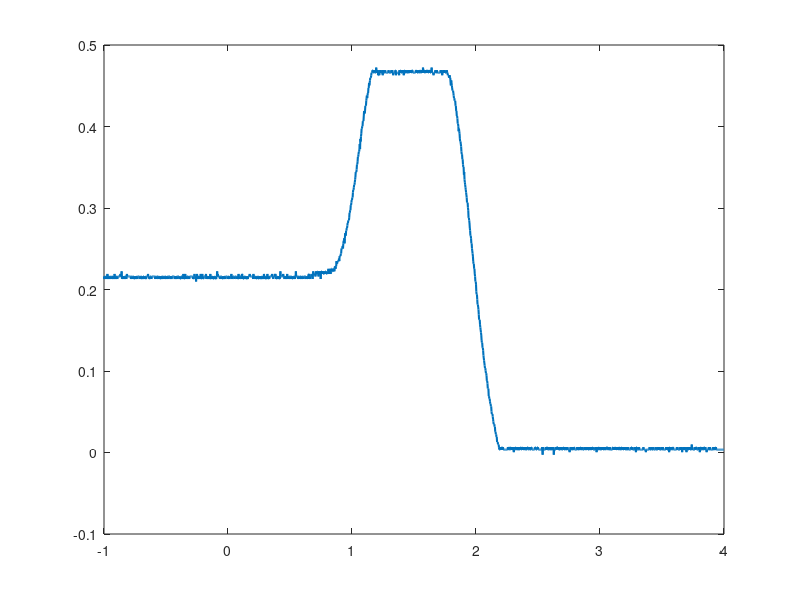

Write the MATLAB code that produced this figure. (Note: this script raises an error after producing the figure.)
%------------------- SETUP FOR FIGURE HOLD & CLEANUP ----------------------
for folding = true
    if exist('a','var') == 1
        if ishandle(a)
            p = get(a, 'Position')
        end
    end
    if exist('b','var') == 1
        if ishandle(b)
        q = get(b, 'Position')
        end
    end

    close all;
    clearvars -except p q
    clc;
end

%% ---------------------- READING DATA FROM FILE --------------------------

data = csvread('PRINT_12.CSV');

time = data(:,1)+4;  %making the time Possitive
voltage = data(:,2);

%% -------------------------- PLOTTING DATA -------------------------------

for folding = true
    if exist('p','var') == 1
        set(0, 'DefaultFigurePosition', p)
    end
end %<--setting figure position

a = figure;
plot(time, voltage, 'linewidth', 1.5);
%%
hold on;

%---------------------- CALCULATING CONSTANT VALUES -----------------------

Vmin =    mean(voltage(1321:1601,1))  %voltage mean from 2.3 to 3.0 in time

Vmax =    mean(voltage(881 :1081,1))  %voltage mean from 1.2 to 1.7 in time

equVolt = mean(voltage(1   :601 ,1))  %voltage mean from -1 to 0.5 in time

middleVolt = ( (Vmax-Vmin)/2 ) +Vmin  %mid-range voltage

%---------------------- PLOTTING REFFERENCE LINES -------------------------

Ymin = zeros(size(voltage))+Vmin;
plot(time, Ymin,...
'linestyle', '--', 'linewidth', 1.2, 'color', '[ .2 .2 .2 ]');

Ymax = zeros(size(voltage))+Vmax;
plot(time, Ymax,...
'linestyle', '--', 'linewidth', 1.2, 'color', 'r');

Yequ = zeros(size(voltage))+equVolt;
plot(time, Yequ,...
'linestyle', '--', 'linewidth', 1.2, 'color', '[ 0 .6 0 ]');

Ymiddle = zeros(size(voltage))+middleVolt;
plot(time, Ymiddle,...
'linestyle', '--', 'linewidth', 1.2, 'color', '[ .6 0 .6 ]');

%% ---------------------------- PLOT SETTINGS -------------------------------

%limmiting the axes
ylim([-.1 .5])
xlim([ 0 3 ])

%title and axis labels added
title('Potentiometer Test')
xlabel('Time (s)')
ylabel('Voltage (V)')

%adding legend
legend('Angular movement in volt',...
       'Lower limmit',...
       'Upper limmit',...
       'Equlibrium point',...
       'Mid-range',...
       'Location', 'southwest' )

%setting grid style
grid on, grid minor;
set(gca,'GridLineStyle',':', 'GridColor', 'k', 'GridAlpha', .6)

hold off;

%% ---------------------- FURTHER CALCULATIONS ----------------------------

%Prints out the voltage offset
offsetVolt = middleVolt-equVolt

%Calculating resolution for convertion to rad and deg:
resRad = (pi/2)/(Vmax-Vmin)
resDeg = 90/(Vmax-Vmin)

%Calculating 10 deg from equlibrium point on either side:
tenDegFromEquRight = (-10-3.7)/resDeg  +  middleVolt  % = 0.1651
tenDegFromEquLeft  = ( 10-3.7)/resDeg  +  middleVolt  % = 0.2679

%% ----------------------- GENERAL CONVERTION -----------------------------

%----- TO VOLTAGE ------------------------

%Degrees to Voltage                             % Remember to take the
%Volt = (inputDeg)/resDeg  +  middleVolt        % offset (3.7 deg) into
                                                % account (see graphs)
%Radians to Voltage
% Volt = (inputRad)/resRad  +  middleVolt


%----- TO ANGLE --------------------------

%Voltage to Degrees
% Deg = (inputVolt - middleVolt)*resDeg;

%Voltage to Radians
% Rad = (inputVolt - middleVolt)*resRad;


%% -------------------------- EXAMPLE USE ---------------------------------

rad = (data(:,2) - middleVolt)*resRad;
deg = (data(:,2) - middleVolt)*resDeg;


%% ---------------------- PLOTTING THE EXAMPLE ----------------------------

for folding = true 
    if exist('q','var') == 1
        set(0, 'DefaultFigurePosition', q)
    end
end %<--setting figure position

b = figure;
subplot(1,2,1)
plot(time,deg)
%setting grid style
grid on, grid minor;
set(gca,...
    'GridLineStyle',':',...
    'GridColor', 'k',...
    'GridAlpha', .6,...
    'YTick', (-50:5:50),...
    'XLim', [ -.5  4 ])
title('Degree Range of Cubli')
xlabel('Time (s)')
ylabel('Degrees (^\circ)')

hold on;%---------- PLOTTING REFFERENCE LINES -----------------------------

YminDeg = (Ymin - middleVolt) * resDeg;
plot(time, YminDeg,...
'linestyle', '--', 'linewidth', 1.2, 'color', '[ .2 .2 .2 ]');

YmaxDeg = (Ymax - middleVolt) * resDeg;
plot(time, YmaxDeg,...
'linestyle', '--', 'linewidth', 1.2, 'color', 'r');

YequDeg = (Yequ - middleVolt) * resDeg;
plot(time, YequDeg,...
'linestyle', '--', 'linewidth', 1.2, 'color', '[ 0 .6 0 ]');

YmiddleDeg = (Ymiddle - middleVolt) * resDeg;
plot(time, YmiddleDeg,...
'linestyle', '--', 'linewidth', 1.2, 'color', '[ .6 0 .6 ]');

hold off;%-----------------------------------------------------------------

subplot(1,2,2)
plot(time,rad)
%setting grid style
grid on, grid minor;
set(gca,...
    'GridLineStyle',':',...
    'GridColor', 'k',...
    'GridAlpha', .6,...
    'YTick', (-8:.1:8),...
    'YLim', [ -.9 .9 ],...
    'XLim', [ -.5  4 ])
title('Radian Range of Cubli')
xlabel('Time (s)')
ylabel('Radians (rad)')

hold on;%---------- PLOTTING REFFERENCE LINES -----------------------------

YminRad = (Ymin - middleVolt) * resRad;
plot(time, YminRad,...
'linestyle', '--', 'linewidth', 1.2, 'color', '[ .2 .2 .2 ]');

YmaxRad = (Ymax - middleVolt) * resRad;
plot(time, YmaxRad,...
'linestyle', '--', 'linewidth', 1.2, 'color', 'r');

YequRad = (Yequ - middleVolt) * resRad;
plot(time, YequRad,...
'linestyle', '--', 'linewidth', 1.2, 'color', '[ 0 .6 0 ]');

YmiddleRad = (Ymiddle - middleVolt) * resRad;
plot(time, YmiddleRad,...
'linestyle', '--', 'linewidth', 1.2, 'color', '[ .6 0 .6 ]');

hold off;%-----------------------------------------------------------------

set(groot,'DefaultFigurePosition','remove')%<--Resets default fig position